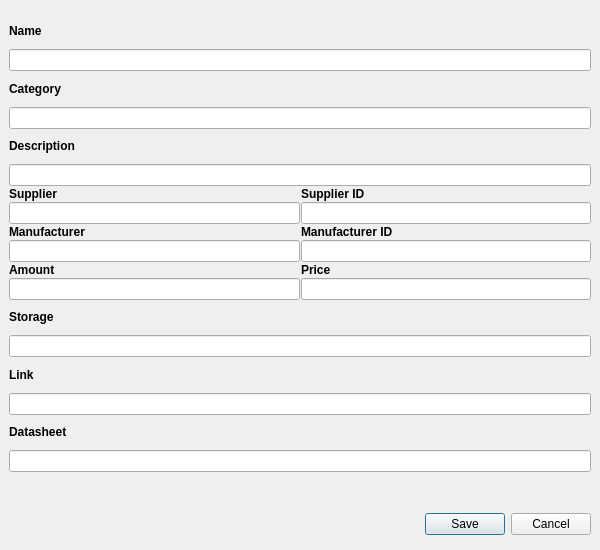
<?xml version="1.0" encoding="UTF-8"?>
<ui version="4.0">
 <class>addDialog</class>
 <widget class="QMainWindow" name="addDialog">
  <property name="geometry">
   <rect>
    <x>0</x>
    <y>0</y>
    <width>600</width>
    <height>550</height>
   </rect>
  </property>
  <property name="windowTitle">
   <string>MainWindow</string>
  </property>
  <widget class="QWidget" name="centralwidget">
   <layout class="QVBoxLayout" name="verticalLayout">
    <property name="spacing">
     <number>1</number>
    </property>
    <property name="topMargin">
     <number>15</number>
    </property>
    <property name="bottomMargin">
     <number>15</number>
    </property>
    <item>
     <widget class="QLabel" name="label">
      <property name="text">
       <string>&lt;html&gt;&lt;head/&gt;&lt;body&gt;&lt;p&gt;&lt;span style=&quot; font-size:9pt; font-weight:600;&quot;&gt;Name&lt;/span&gt;&lt;/p&gt;&lt;/body&gt;&lt;/html&gt;</string>
      </property>
     </widget>
    </item>
    <item>
     <widget class="QLineEdit" name="lineEdit"/>
    </item>
    <item>
     <widget class="QLabel" name="label_8">
      <property name="text">
       <string>&lt;html&gt;&lt;head/&gt;&lt;body&gt;&lt;p&gt;&lt;span style=&quot; font-size:9pt; font-weight:600;&quot;&gt;Category&lt;/span&gt;&lt;/p&gt;&lt;/body&gt;&lt;/html&gt;</string>
      </property>
     </widget>
    </item>
    <item>
     <widget class="QLineEdit" name="lineEdit_8"/>
    </item>
    <item>
     <widget class="QLabel" name="label_9">
      <property name="text">
       <string>&lt;html&gt;&lt;head/&gt;&lt;body&gt;&lt;p&gt;&lt;span style=&quot; font-size:9pt; font-weight:600;&quot;&gt;Description&lt;/span&gt;&lt;/p&gt;&lt;/body&gt;&lt;/html&gt;</string>
      </property>
     </widget>
    </item>
    <item>
     <widget class="QLineEdit" name="lineEdit_9"/>
    </item>
    <item>
     <layout class="QGridLayout" name="gridLayout">
      <item row="2" column="1">
       <widget class="QLabel" name="label_5">
        <property name="text">
         <string>&lt;html&gt;&lt;head/&gt;&lt;body&gt;&lt;p&gt;&lt;span style=&quot; font-size:9pt; font-weight:600;&quot;&gt;Manufacturer ID&lt;/span&gt;&lt;/p&gt;&lt;/body&gt;&lt;/html&gt;</string>
        </property>
       </widget>
      </item>
      <item row="0" column="0">
       <widget class="QLabel" name="label_2">
        <property name="text">
         <string>&lt;html&gt;&lt;head/&gt;&lt;body&gt;&lt;p&gt;&lt;span style=&quot; font-size:9pt; font-weight:600;&quot;&gt;Supplier&lt;/span&gt;&lt;/p&gt;&lt;/body&gt;&lt;/html&gt;</string>
        </property>
       </widget>
      </item>
      <item row="1" column="1">
       <widget class="QLineEdit" name="lineEdit_3"/>
      </item>
      <item row="3" column="1">
       <widget class="QLineEdit" name="lineEdit_5"/>
      </item>
      <item row="1" column="0">
       <widget class="QLineEdit" name="lineEdit_2"/>
      </item>
      <item row="2" column="0">
       <widget class="QLabel" name="label_4">
        <property name="text">
         <string>&lt;html&gt;&lt;head/&gt;&lt;body&gt;&lt;p&gt;&lt;span style=&quot; font-size:9pt; font-weight:600;&quot;&gt;Manufacturer&lt;/span&gt;&lt;/p&gt;&lt;/body&gt;&lt;/html&gt;</string>
        </property>
       </widget>
      </item>
      <item row="5" column="0">
       <widget class="QLineEdit" name="lineEdit_6"/>
      </item>
      <item row="3" column="0">
       <widget class="QLineEdit" name="lineEdit_4"/>
      </item>
      <item row="0" column="1">
       <widget class="QLabel" name="label_3">
        <property name="text">
         <string>&lt;html&gt;&lt;head/&gt;&lt;body&gt;&lt;p&gt;&lt;span style=&quot; font-size:9pt; font-weight:600;&quot;&gt;Supplier ID&lt;/span&gt;&lt;/p&gt;&lt;/body&gt;&lt;/html&gt;</string>
        </property>
       </widget>
      </item>
      <item row="4" column="0">
       <widget class="QLabel" name="label_6">
        <property name="text">
         <string>&lt;html&gt;&lt;head/&gt;&lt;body&gt;&lt;p&gt;&lt;span style=&quot; font-size:9pt; font-weight:600;&quot;&gt;Amount&lt;/span&gt;&lt;/p&gt;&lt;/body&gt;&lt;/html&gt;</string>
        </property>
       </widget>
      </item>
      <item row="5" column="1">
       <widget class="QLineEdit" name="lineEdit_7"/>
      </item>
      <item row="4" column="1">
       <widget class="QLabel" name="label_7">
        <property name="text">
         <string>&lt;html&gt;&lt;head/&gt;&lt;body&gt;&lt;p&gt;&lt;span style=&quot; font-size:9pt; font-weight:600;&quot;&gt;Price&lt;/span&gt;&lt;/p&gt;&lt;/body&gt;&lt;/html&gt;</string>
        </property>
       </widget>
      </item>
     </layout>
    </item>
    <item>
     <widget class="QLabel" name="label_10">
      <property name="text">
       <string>&lt;html&gt;&lt;head/&gt;&lt;body&gt;&lt;p&gt;&lt;span style=&quot; font-size:9pt; font-weight:600;&quot;&gt;Storage&lt;/span&gt;&lt;/p&gt;&lt;/body&gt;&lt;/html&gt;</string>
      </property>
     </widget>
    </item>
    <item>
     <widget class="QLineEdit" name="lineEdit_10"/>
    </item>
    <item>
     <widget class="QLabel" name="label_11">
      <property name="text">
       <string>&lt;html&gt;&lt;head/&gt;&lt;body&gt;&lt;p&gt;&lt;span style=&quot; font-size:9pt; font-weight:600;&quot;&gt;Link&lt;/span&gt;&lt;/p&gt;&lt;/body&gt;&lt;/html&gt;</string>
      </property>
     </widget>
    </item>
    <item>
     <widget class="QLineEdit" name="lineEdit_11"/>
    </item>
    <item>
     <widget class="QLabel" name="label_12">
      <property name="text">
       <string>&lt;html&gt;&lt;head/&gt;&lt;body&gt;&lt;p&gt;&lt;span style=&quot; font-size:9pt; font-weight:600;&quot;&gt;Datasheet&lt;/span&gt;&lt;/p&gt;&lt;/body&gt;&lt;/html&gt;</string>
      </property>
     </widget>
    </item>
    <item>
     <widget class="QLineEdit" name="lineEdit_12"/>
    </item>
    <item>
     <spacer name="verticalSpacer">
      <property name="orientation">
       <enum>Qt::Vertical</enum>
      </property>
      <property name="sizeType">
       <enum>QSizePolicy::Fixed</enum>
      </property>
      <property name="sizeHint" stdset="0">
       <size>
        <width>20</width>
        <height>40</height>
       </size>
      </property>
     </spacer>
    </item>
    <item>
     <widget class="QDialogButtonBox" name="buttonBox">
      <property name="standardButtons">
       <set>QDialogButtonBox::Cancel|QDialogButtonBox::Save</set>
      </property>
     </widget>
    </item>
   </layout>
  </widget>
 </widget>
 <resources/>
 <connections/>
</ui>
